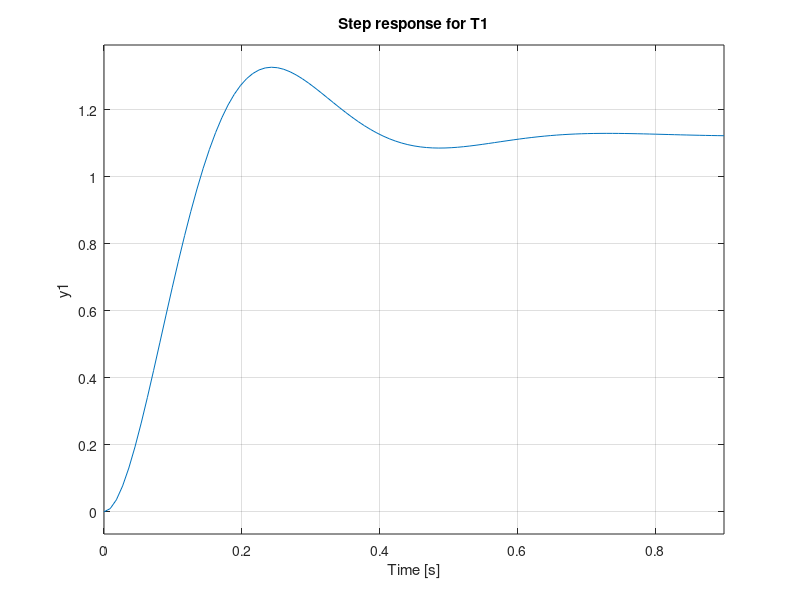

This chart was generated by the following MATLAB code: (Note: this script raises an error after producing the figure.)
'Test run'
clf
numt1 = [0 0 242]
dent1 = [1 14 215.42]
'T(s1)'
T1 = tf(numt1, dent1)
grid on
step(T1)
title('Step response for T1')
[y1, t1] = step(T1)

numt2 = [0 0 361]
dent2 = [1 4 300];

'T2(s)'
T2 = tf(numt2, dent2)
[y2, t2] = steP(T2);

numt3 = [0 0 362];
dent3 = [1 16 361];
'T3(s)'
T3 = tf(numt3, dent3)
[y3, t3] = step(T3);

clf
grid on
plot(t1, y1, t3, y3)
title('Step responses for T1(s) and T2(s)')
xlabel('Time(ms)')
ylabel('Normalised response')
pause
step(T1, T3)